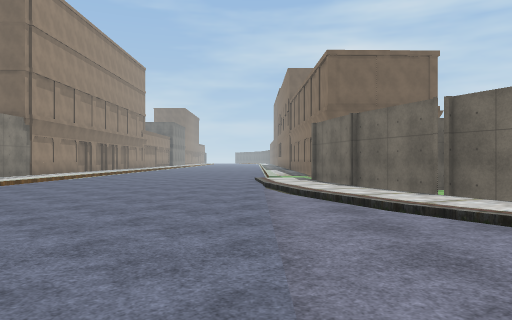
view 1 (above)

24 first-person views from a walk through a Unity game level. The camera is 1.4 m above the floor, looks level and sees 70° across. The floor is counted in squares, 2 m on a side. Each view is taken from the middle of a square. On the plan, view 1 faces up. The plan holds only what a view shows up to about 11 squares ahead; the rest is blank. The place goes on beyond the plan. Some surface patterns are stand-ins.

view 2
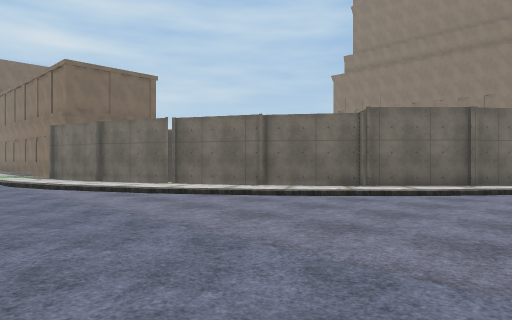

view 3
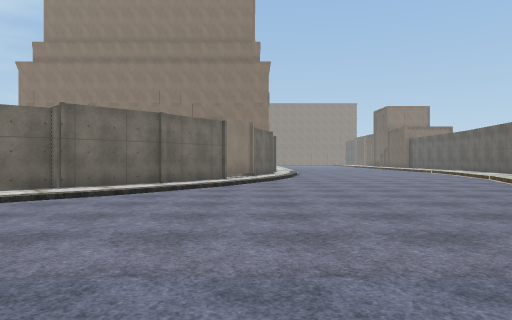

view 4
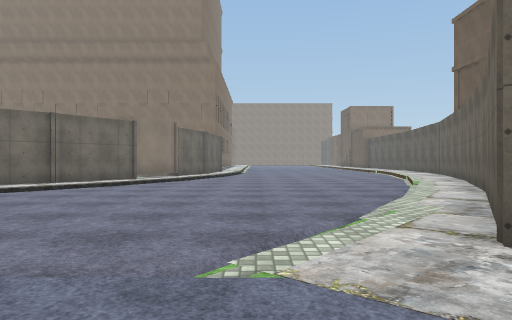

view 5
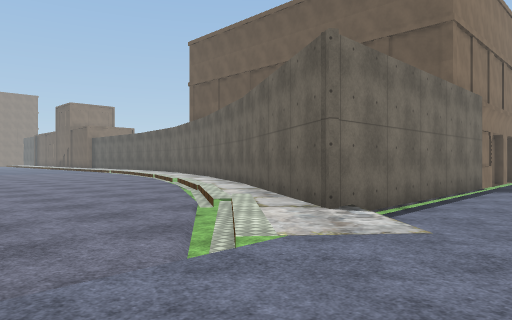

view 6
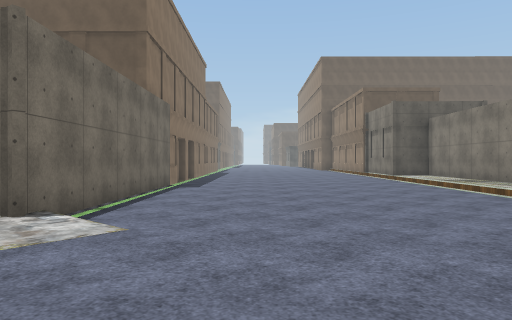

view 7
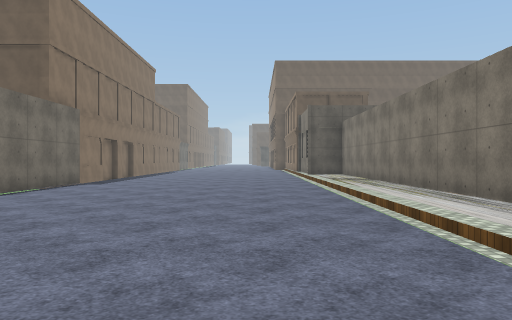

view 8
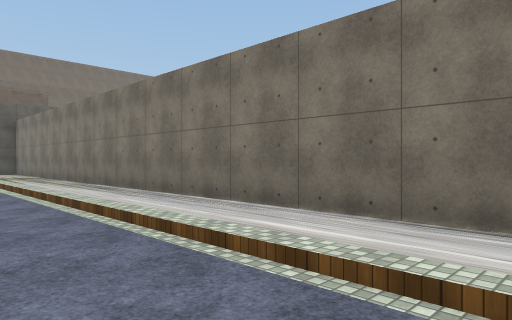

view 9
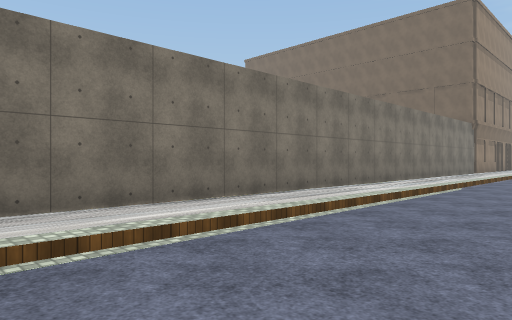

view 10
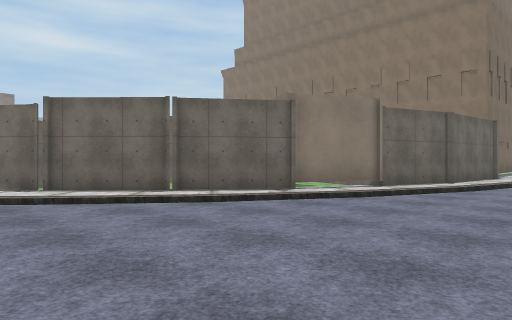

view 11
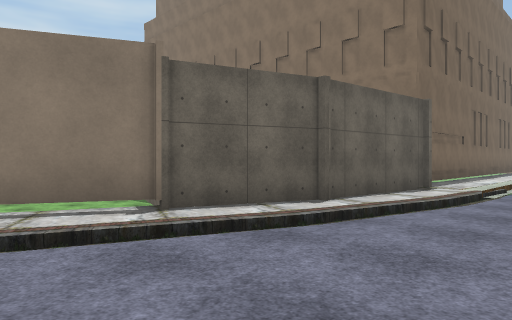

view 12
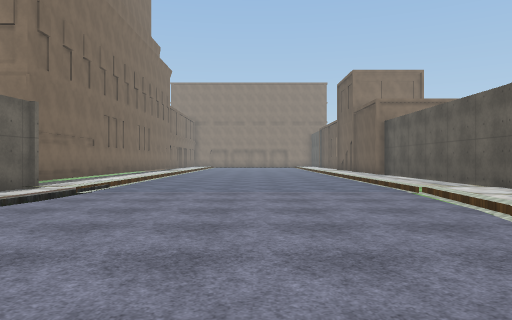

view 13
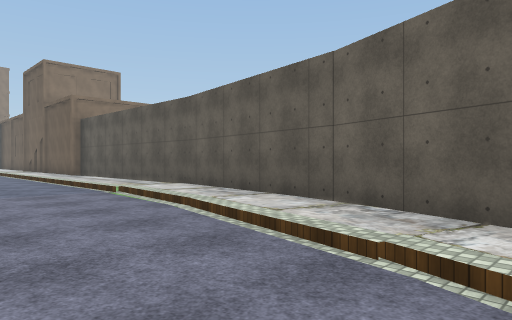

view 14
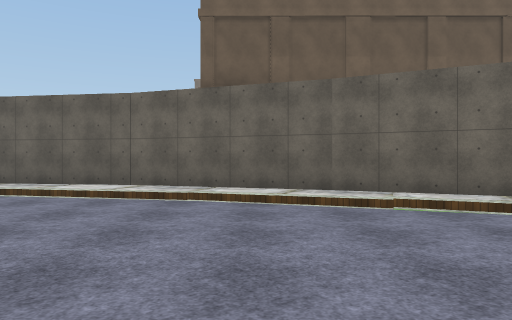

view 15
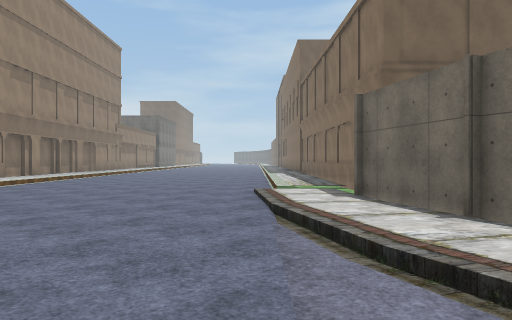

view 16
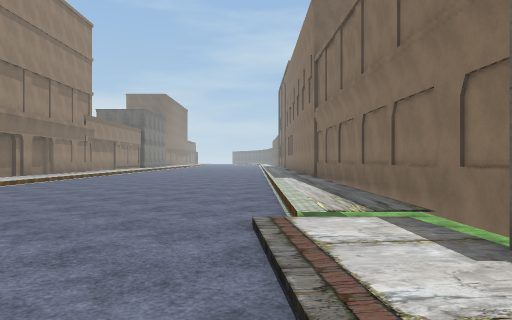

view 17
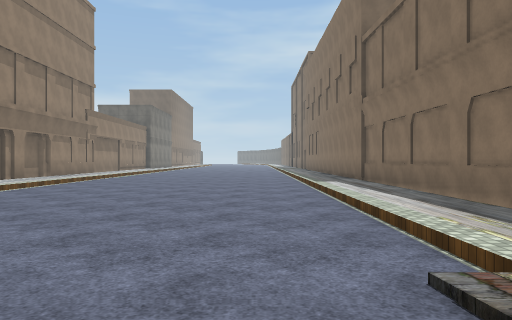

view 18
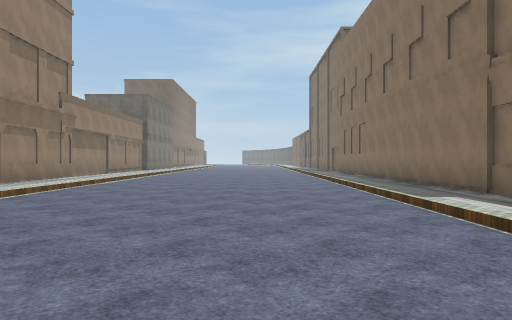

view 19
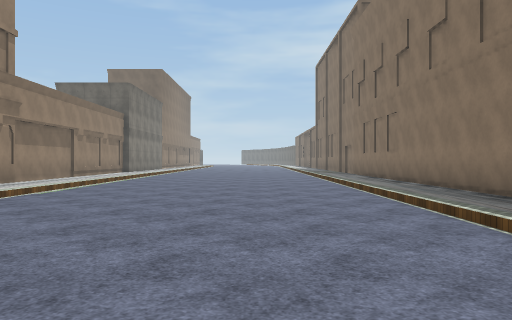

view 20
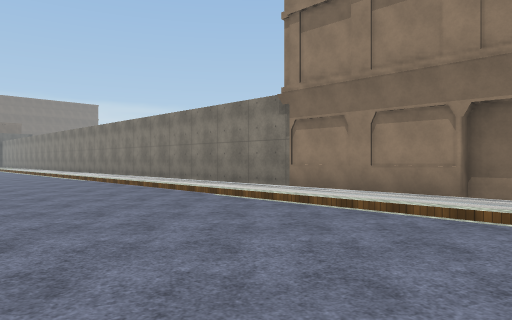

view 21
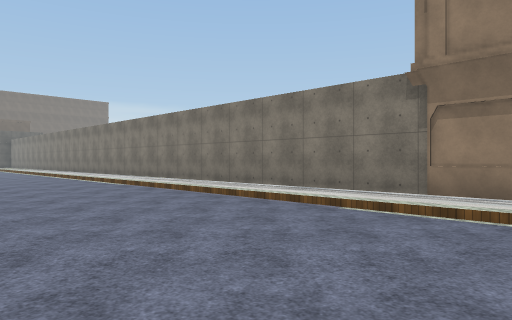

view 22
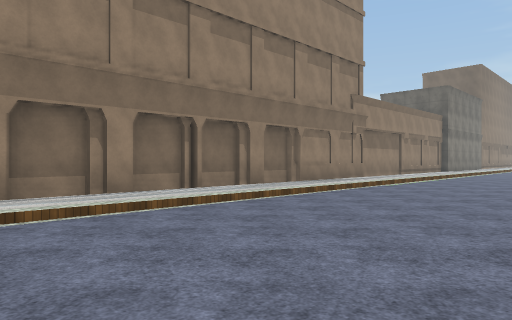

view 23
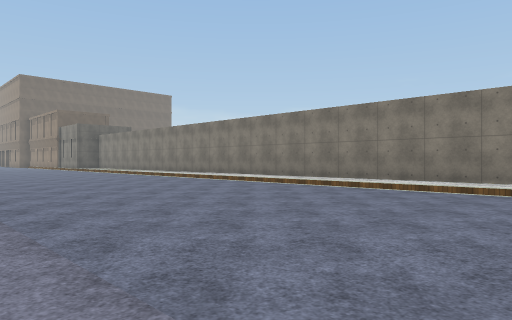

view 24
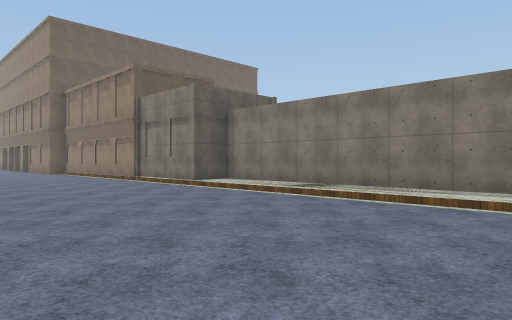

### Floor plan
Key: @ floor where view 1 was taken; # wall or solid block; . main floor; : floor 0.25 m higher than the main floor; / step, stairs or slope; = window, fence, low wall or low ledge; ^ raised ledge; v drop or lower ground; B building.
Columns run from 11 left of view 1 to 21 right of it. Each row starts with its distance up from view 1.
 29   ^:/.......:#
 28 B B:/.......:#
 27 B  :/.......:#
 26    :/.......:#
 25   #:/.......:#
 24   #:/.......:#
 23   #:/.......:#
 22   #:/.......:#
 21   #:/.......:#
 20   #:/.......:#
 19   #:/.......:#
 18   #:/.......:#
 17   #:/.......:#
 16   #:/.......:B
 15   #:/.......:#
 14   #:/.......:#
 13 BBB:/....../:#
 12   #:/....../:#
 11   #:/....../:#
 10   #:/.......:#
  9   #:/.......::#
  8   #:/......./:#
  7   #:/......./:vv
  6   #:/......../:#       vv
  5   #:/......../::#      vvvv
  4   #:/........./:#v     vvvv
  3   #:/..........::#v       v
  2   #:/...........::#
  1   #:/.........../::#
  0   #:/......@....../:#v  v
 -1   #:/............../:###v    B
 -2   #:/................/::##   B
 -3   #:/..................//:####:::
 -4   #:/.....................///////
 -5   #:/....../v....................
 -6   #:/...../:/v...................
 -7   #:/....../#:/..................
 -8   #:/.......###:/................
 -9   #:/.......#  #::/=.............
-10   #:/.......#   ###::/...........
-11   #:/.......#v     ##::://.......
-12   #:/.......#  BB   ##B#:::::::::
-13   #:/.......#           #########
-14   #:/.......
-15   #:/.....  B
-16   #:/.....  #
-17   ###....
-18      ....
-19      ....
-20       ...

Where each view was taken, in squares from view 1:
view 1: 0 up, 0 right, facing up
view 2: 2 down, 2 left, facing up-right
view 3: 2 down, 2 left, facing right
view 4: 5 down, 2 left, facing right
view 5: 3 down, 2 left, facing down-right
view 6: 3 down, 2 left, facing down
view 7: 2 down, 5 left, facing down
view 8: 0 up, 5 left, facing down-left
view 9: 4 down, 4 left, facing up-left
view 10: 6 down, 4 right, facing up-right
view 11: 6 down, 10 right, facing up-right
view 12: 8 down, 10 right, facing right
view 13: 8 down, 10 right, facing down-right
view 14: 4 down, 10 right, facing down
view 15: 5 up, 0 right, facing up
view 16: 9 up, 0 right, facing up
view 17: 11 up, 1 left, facing up
view 18: 15 up, 2 left, facing up
view 19: 18 up, 2 left, facing up
view 20: 19 up, 2 left, facing down-left
view 21: 16 up, 2 left, facing down-left
view 22: 16 up, 2 left, facing up-left
view 23: 7 up, 1 right, facing down-left
view 24: 8 down, 1 left, facing down-left
